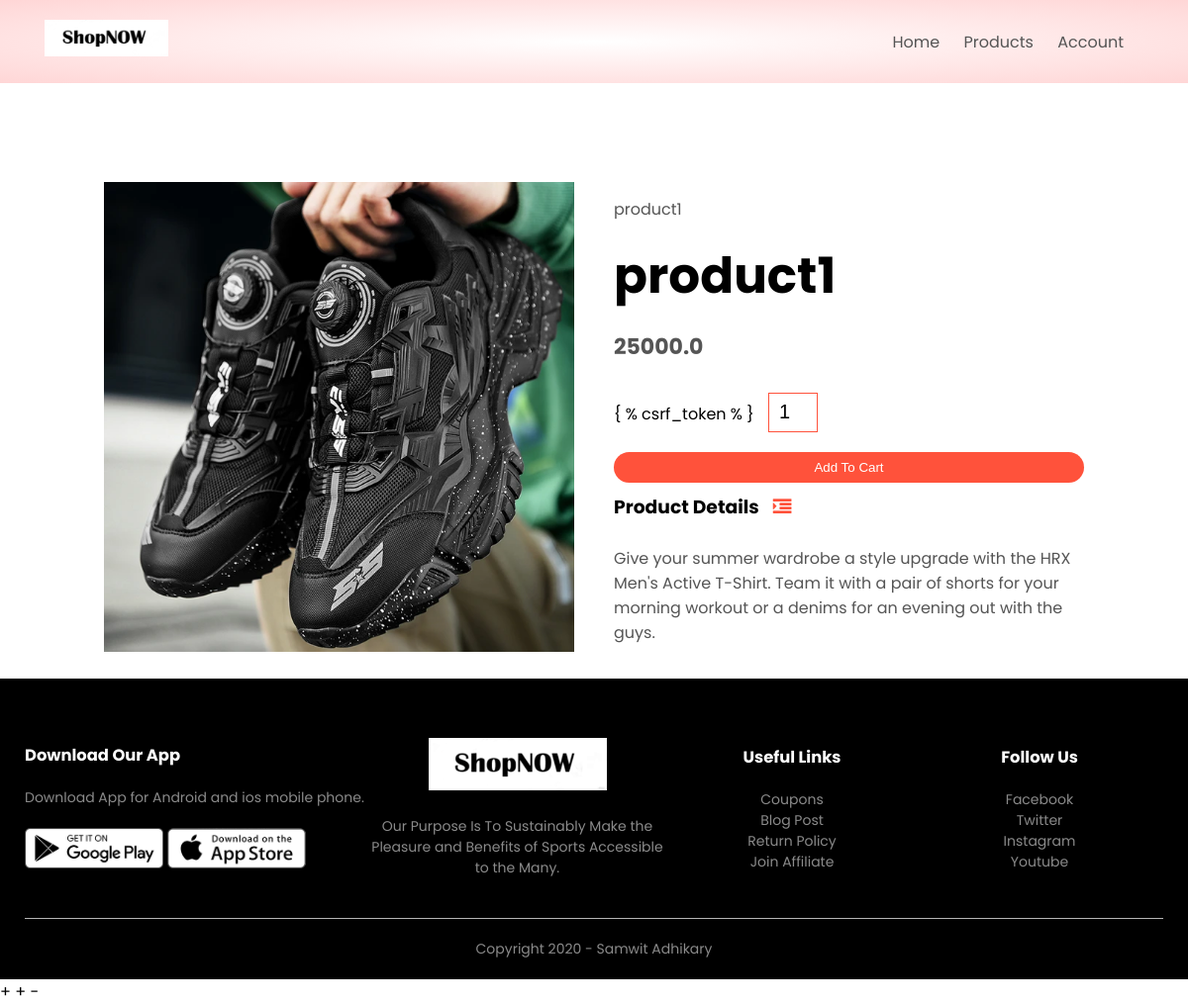
The page /product_detail/1 on the database its author committed.
### products/models.py (models this page shows, shortened)
class Product(models.Model):
    LIVE=1
    DELETE=0
    DELETE_CHOICES=((LIVE,'Live'),(DELETE,'Delete'))
    title=models.CharField(max_length=200)
    price=models.FloatField()
    description=models.TextField()
    image=models.ImageField(upload_to='media/')
    priority=models.IntegerField(default=0)
    delete_status=models.IntegerField(choices=DELETE_CHOICES,default=LIVE)
    created_at=models.DateTimeField(auto_now_add=True)
    updated_at=models.DateTimeField(auto_now=True)

### products/views.py (the view)
# urls.py: path("product_detail/<pk>",views.detail_product,name='detail_product'),
def detail_product(request,pk):
    product=Product.objects.get(pk=pk)
    context={'product':product}
    return render(request,'product_detail.html',context)

### templates/product_detail.html
{% extends 'blank_layout.html' %}
{% block content %}
{% include 'product_description.html' %}
{% endblock content %}

### templates/product_description.html (shortened to what this page needs)
{% load static %}
<div class="small-container single-product">
    <div class="row">
        <div class="col-2">
            <img src="{{ product.image.url }}" width="100%" id="ProductImg">
        </div>
        <div class="col-2">
            <p>{{product.title}}</p>
            <h1>{{product.title}}</h1>
            <h4>{{ product.price }}</h4>
            <form method="post" action="" enctype="multipart/form-data" >
            { % csrf_token % }
            <input type="number" name="quantity" value="1">
            <button  type="submit" class="btn">Add To Cart</button>
            </form>
            <h3>Product Details <i class="fa fa-indent"></i></h3>
            <br>
            <p>{{product.description}}</p>
        </div>
    </div>
</div>

### static/css/style.css (style rules this page uses)
* { margin: 0; padding: 0; box-sizing: border-box; }
body { font-family: 'Poppins', sans-serif; }
p { color: #555; }
.row { display: flex; align-items: center; flex-wrap: wrap; justify-content: space-around; }
.col-2 { flex-basis: 50%; min-width: 300px; }
.col-2 img { max-width: 100%; padding: 50px 0; }
.col-2 h1 { font-size: 50px; line-height: 60px; margin: 25px 0; }
.btn { display: inline-block; background: #ff523b; color: white; padding: 8px 30px; margin: 30px 0; border-radius: 30px; transition: background 0.5s; }
.small-container { max-width: 1080px; margin: auto; padding-left: 25px; padding-right: 25px; }
h4 { color: #555; font-weight: normal; }
.single-product { margin-top: 80px; }
.single-product .col-2 img { padding: 0; }
.single-product .col-2 { padding: 20px; }
.single-product h4 { margin: 20px 0; font-size: 22px; font-weight: bold; }
.single-product input { width: 50px; height: 40px; padding-left: 10px; font-size: 20px; margin-left: 10px; border: 1px solid #ff523b; margin-right: 10px; }
.single-product .fa { color: #ff523b; margin-left: 10px; }
form input { width: 100%; height: 30px; margin: 10px 0; padding: 0 10px; border: 1px solid #ccc; }
form .btn { width: 100%; border: none; cursor: pointer; margin: 10px 0; }

### rows shown on the page
Product: image (picture), title "product1", price "25000.0", description "Give your summer wardrobe a style upgrade with the HRX Men's Active T-Shirt. Team it with a pair of shorts for your morning workout or a denims for an evening out with the guys."
